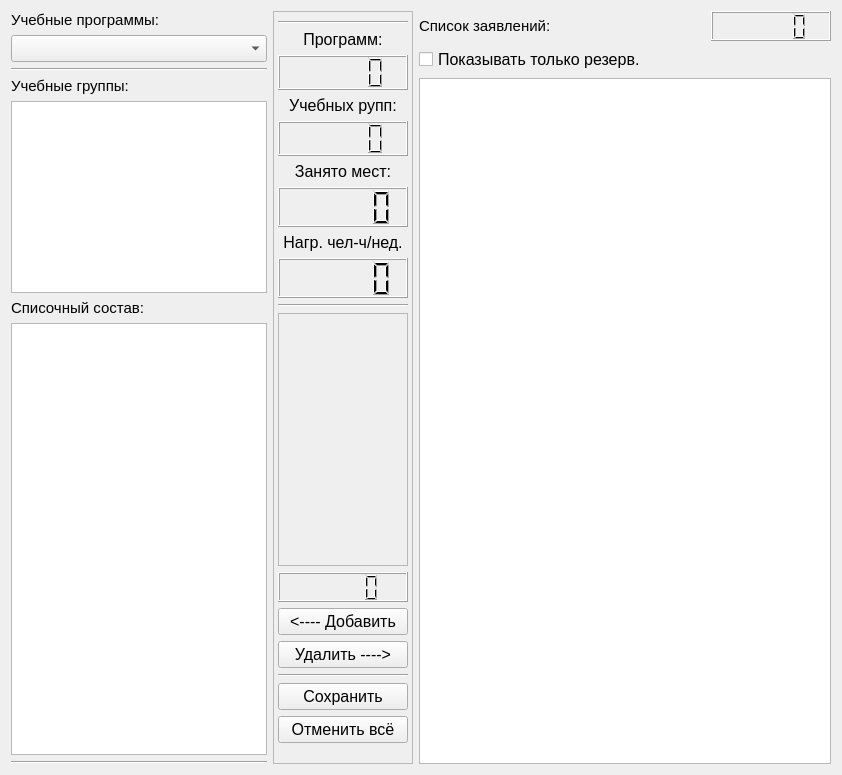
<?xml version="1.0" encoding="UTF-8"?>
<ui version="4.0">
 <class>tab3Form</class>
 <widget class="QWidget" name="tab3Form">
  <property name="geometry">
   <rect>
    <x>0</x>
    <y>0</y>
    <width>842</width>
    <height>775</height>
   </rect>
  </property>
  <property name="font">
   <font>
    <pointsize>12</pointsize>
   </font>
  </property>
  <property name="windowTitle">
   <string>Form</string>
  </property>
  <layout class="QHBoxLayout" name="horizontalLayout">
   <item>
    <layout class="QVBoxLayout" name="verticalLayout">
     <item>
      <widget class="QLabel" name="label">
       <property name="font">
        <font>
         <pointsize>11</pointsize>
         <weight>50</weight>
         <bold>false</bold>
        </font>
       </property>
       <property name="text">
        <string>Учебные программы:</string>
       </property>
      </widget>
     </item>
     <item>
      <widget class="QComboBox" name="tab3_program_box">
       <property name="font">
        <font>
         <pointsize>12</pointsize>
         <weight>50</weight>
         <bold>false</bold>
        </font>
       </property>
      </widget>
     </item>
     <item>
      <widget class="Line" name="line">
       <property name="orientation">
        <enum>Qt::Horizontal</enum>
       </property>
      </widget>
     </item>
     <item>
      <widget class="QLabel" name="label_2">
       <property name="font">
        <font>
         <pointsize>11</pointsize>
        </font>
       </property>
       <property name="text">
        <string>Учебные группы:</string>
       </property>
      </widget>
     </item>
     <item>
      <widget class="QTreeView" name="tab3_group_list">
       <property name="sizePolicy">
        <sizepolicy hsizetype="Preferred" vsizetype="Preferred">
         <horstretch>0</horstretch>
         <verstretch>0</verstretch>
        </sizepolicy>
       </property>
      </widget>
     </item>
     <item>
      <widget class="QLabel" name="label_3">
       <property name="font">
        <font>
         <pointsize>11</pointsize>
        </font>
       </property>
       <property name="text">
        <string>Списочный состав:</string>
       </property>
      </widget>
     </item>
     <item>
      <widget class="QTableView" name="tab3_sostav_table">
       <property name="sizePolicy">
        <sizepolicy hsizetype="Preferred" vsizetype="Expanding">
         <horstretch>0</horstretch>
         <verstretch>0</verstretch>
        </sizepolicy>
       </property>
      </widget>
     </item>
     <item>
      <widget class="Line" name="line_2">
       <property name="orientation">
        <enum>Qt::Horizontal</enum>
       </property>
      </widget>
     </item>
    </layout>
   </item>
   <item>
    <widget class="QFrame" name="frame">
     <property name="minimumSize">
      <size>
       <width>140</width>
       <height>0</height>
      </size>
     </property>
     <property name="frameShape">
      <enum>QFrame::StyledPanel</enum>
     </property>
     <property name="frameShadow">
      <enum>QFrame::Raised</enum>
     </property>
     <layout class="QVBoxLayout" name="verticalLayout_2">
      <property name="leftMargin">
       <number>4</number>
      </property>
      <property name="rightMargin">
       <number>4</number>
      </property>
      <property name="bottomMargin">
       <number>20</number>
      </property>
      <item>
       <widget class="Line" name="line_4">
        <property name="orientation">
         <enum>Qt::Horizontal</enum>
        </property>
       </widget>
      </item>
      <item>
       <widget class="QLabel" name="label_5">
        <property name="sizePolicy">
         <sizepolicy hsizetype="Preferred" vsizetype="Fixed">
          <horstretch>0</horstretch>
          <verstretch>0</verstretch>
         </sizepolicy>
        </property>
        <property name="text">
         <string>Программ:</string>
        </property>
        <property name="alignment">
         <set>Qt::AlignCenter</set>
        </property>
       </widget>
      </item>
      <item>
       <widget class="QLCDNumber" name="tab3_programm_lcd">
        <property name="sizePolicy">
         <sizepolicy hsizetype="Minimum" vsizetype="Fixed">
          <horstretch>0</horstretch>
          <verstretch>0</verstretch>
         </sizepolicy>
        </property>
        <property name="minimumSize">
         <size>
          <width>0</width>
          <height>35</height>
         </size>
        </property>
       </widget>
      </item>
      <item>
       <widget class="QLabel" name="label_6">
        <property name="sizePolicy">
         <sizepolicy hsizetype="Preferred" vsizetype="Fixed">
          <horstretch>0</horstretch>
          <verstretch>0</verstretch>
         </sizepolicy>
        </property>
        <property name="text">
         <string>Учебных рупп:</string>
        </property>
        <property name="alignment">
         <set>Qt::AlignCenter</set>
        </property>
       </widget>
      </item>
      <item>
       <widget class="QLCDNumber" name="tab3_groups_lcd">
        <property name="sizePolicy">
         <sizepolicy hsizetype="Minimum" vsizetype="Fixed">
          <horstretch>0</horstretch>
          <verstretch>0</verstretch>
         </sizepolicy>
        </property>
        <property name="minimumSize">
         <size>
          <width>0</width>
          <height>35</height>
         </size>
        </property>
       </widget>
      </item>
      <item>
       <widget class="QLabel" name="label_7">
        <property name="sizePolicy">
         <sizepolicy hsizetype="Preferred" vsizetype="Fixed">
          <horstretch>0</horstretch>
          <verstretch>0</verstretch>
         </sizepolicy>
        </property>
        <property name="text">
         <string>Занято мест:</string>
        </property>
        <property name="alignment">
         <set>Qt::AlignCenter</set>
        </property>
       </widget>
      </item>
      <item>
       <widget class="QLCDNumber" name="tab3_volume_lcd">
        <property name="sizePolicy">
         <sizepolicy hsizetype="Minimum" vsizetype="Fixed">
          <horstretch>0</horstretch>
          <verstretch>0</verstretch>
         </sizepolicy>
        </property>
        <property name="minimumSize">
         <size>
          <width>0</width>
          <height>40</height>
         </size>
        </property>
       </widget>
      </item>
      <item>
       <widget class="QLabel" name="label_8">
        <property name="sizePolicy">
         <sizepolicy hsizetype="Preferred" vsizetype="Fixed">
          <horstretch>0</horstretch>
          <verstretch>0</verstretch>
         </sizepolicy>
        </property>
        <property name="text">
         <string>Нагр. чел-ч/нед.</string>
        </property>
        <property name="alignment">
         <set>Qt::AlignCenter</set>
        </property>
       </widget>
      </item>
      <item>
       <widget class="QLCDNumber" name="tab3_ned_lcd">
        <property name="sizePolicy">
         <sizepolicy hsizetype="Minimum" vsizetype="Fixed">
          <horstretch>0</horstretch>
          <verstretch>0</verstretch>
         </sizepolicy>
        </property>
        <property name="minimumSize">
         <size>
          <width>0</width>
          <height>40</height>
         </size>
        </property>
       </widget>
      </item>
      <item>
       <widget class="Line" name="line_5">
        <property name="orientation">
         <enum>Qt::Horizontal</enum>
        </property>
       </widget>
      </item>
      <item>
       <widget class="QFrame" name="frame_2">
        <property name="frameShape">
         <enum>QFrame::StyledPanel</enum>
        </property>
        <property name="frameShadow">
         <enum>QFrame::Raised</enum>
        </property>
       </widget>
      </item>
      <item>
       <widget class="QLCDNumber" name="tab3_counter_lcd">
        <property name="sizePolicy">
         <sizepolicy hsizetype="Minimum" vsizetype="Fixed">
          <horstretch>0</horstretch>
          <verstretch>0</verstretch>
         </sizepolicy>
        </property>
        <property name="minimumSize">
         <size>
          <width>0</width>
          <height>30</height>
         </size>
        </property>
       </widget>
      </item>
      <item>
       <widget class="QPushButton" name="tab3_add_button">
        <property name="text">
         <string>&lt;---- Добавить</string>
        </property>
        <attribute name="buttonGroup">
         <string notr="true">tab3_button_group</string>
        </attribute>
       </widget>
      </item>
      <item>
       <widget class="QPushButton" name="tab3_del_button">
        <property name="text">
         <string>Удалить ----&gt;</string>
        </property>
        <attribute name="buttonGroup">
         <string notr="true">tab3_button_group</string>
        </attribute>
       </widget>
      </item>
      <item>
       <widget class="Line" name="line_3">
        <property name="orientation">
         <enum>Qt::Horizontal</enum>
        </property>
       </widget>
      </item>
      <item>
       <widget class="QPushButton" name="tab3_commit_button">
        <property name="minimumSize">
         <size>
          <width>0</width>
          <height>0</height>
         </size>
        </property>
        <property name="text">
         <string>Сохранить</string>
        </property>
        <attribute name="buttonGroup">
         <string notr="true">tab3_button_group</string>
        </attribute>
       </widget>
      </item>
      <item>
       <widget class="QPushButton" name="tab3_cancel_button">
        <property name="text">
         <string>Отменить всё</string>
        </property>
        <attribute name="buttonGroup">
         <string notr="true">tab3_button_group</string>
        </attribute>
       </widget>
      </item>
     </layout>
    </widget>
   </item>
   <item>
    <layout class="QVBoxLayout" name="verticalLayout_3">
     <item>
      <layout class="QHBoxLayout" name="horizontalLayout_2">
       <property name="topMargin">
        <number>0</number>
       </property>
       <item>
        <widget class="QLabel" name="label_4">
         <property name="font">
          <font>
           <pointsize>11</pointsize>
          </font>
         </property>
         <property name="text">
          <string>Список заявлений:</string>
         </property>
        </widget>
       </item>
       <item>
        <widget class="QLCDNumber" name="tab3_reserv_lcd">
         <property name="minimumSize">
          <size>
           <width>0</width>
           <height>30</height>
          </size>
         </property>
         <property name="maximumSize">
          <size>
           <width>120</width>
           <height>16777215</height>
          </size>
         </property>
        </widget>
       </item>
      </layout>
     </item>
     <item>
      <widget class="QCheckBox" name="tab3_only_free">
       <property name="text">
        <string>Показывать только резерв.</string>
       </property>
      </widget>
     </item>
     <item>
      <widget class="QTableView" name="tab3_users_table">
       <attribute name="horizontalHeaderShowSortIndicator" stdset="0">
        <bool>true</bool>
       </attribute>
      </widget>
     </item>
    </layout>
   </item>
  </layout>
 </widget>
 <resources/>
 <connections/>
 <buttongroups>
  <buttongroup name="tab3_button_group"/>
 </buttongroups>
</ui>
